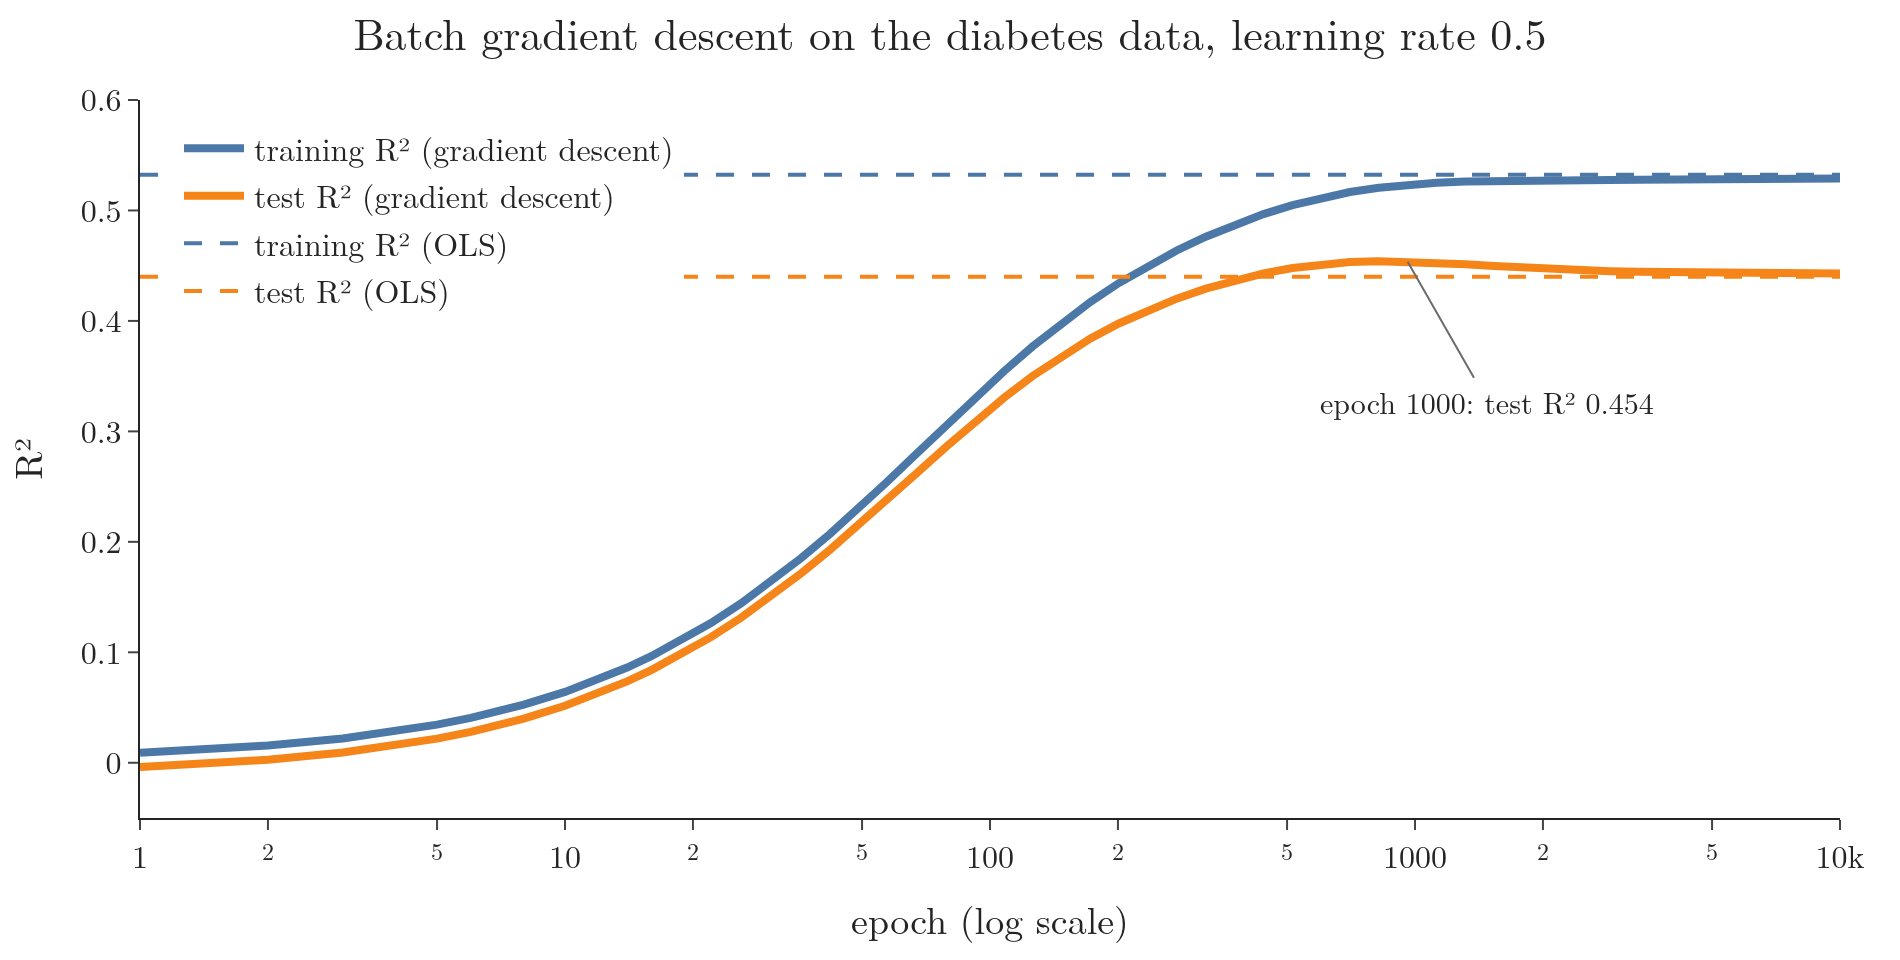

This figure's Python source:
"""Batch gradient descent on the diabetes data (learning rate 0.5): R2 on the training and test sets after each epoch,
against the exact OLS values (Plotly)."""
from pathlib import Path
import numpy as np
import plotly.graph_objects as go
from sklearn.datasets import load_diabetes
from sklearn.linear_model import LinearRegression
from sklearn.metrics import r2_score
from sklearn.model_selection import train_test_split

here = Path(__file__).parent
X, y = load_diabetes(return_X_y=True)
X_train, X_test, y_train, y_test = train_test_split(X, y, test_size=0.2, random_state=2)
ols = LinearRegression().fit(X_train, y_train)
b, w, lr = 0.0, np.ones(10), 0.5
epochs, tr, te = [], [], []
for e in range(1, 10001):
    err = y_train - (X_train @ w + b)
    b -= lr * (-2 * err.mean())
    w -= lr * (-2 * X_train.T @ err / len(X_train))
    if e in set(np.unique(np.logspace(0, 4, 60).astype(int))):
        epochs.append(e); tr.append(r2_score(y_train, X_train @ w + b)); te.append(r2_score(y_test, X_test @ w + b))
fig = go.Figure()
fig.add_trace(go.Scatter(x=epochs, y=tr, mode="lines", name="training R² (gradient descent)", line=dict(color="#4C78A8", width=4)))
fig.add_trace(go.Scatter(x=epochs, y=te, mode="lines", name="test R² (gradient descent)", line=dict(color="#F58518", width=4)))
for val, colour, name in ((ols.score(X_train, y_train), "#4C78A8", "training R² (OLS)"),
                          (ols.score(X_test, y_test), "#F58518", "test R² (OLS)")):
    fig.add_trace(go.Scatter(x=[1, 10000], y=[val, val], mode="lines", name=name, line=dict(color=colour, dash="dash", width=2)))
i1000 = epochs.index(min(epochs, key=lambda e: abs(e - 1000)))
fig.add_annotation(x=np.log10(epochs[i1000]), y=te[i1000], ax=40, ay=70, text=f"epoch 1000: test R² {te[i1000]:.3f}",
                   font=dict(size=15), arrowcolor="#6B6B6B")
fig.update_layout(template="simple_white", width=950, height=480, font=dict(family="Latin Modern Roman", size=16),
                  legend=dict(x=0.02, y=0.98), margin=dict(l=70, r=30, t=50, b=60),
                  title=dict(text="Batch gradient descent on the diabetes data, learning rate 0.5", x=0.5),
                  xaxis=dict(title="epoch (log scale)", type="log"), yaxis=dict(title="R²", range=[-0.05, 0.6]))
print("final", round(tr[-1], 4), round(te[-1], 4), "ols", round(ols.score(X_train, y_train), 4), round(ols.score(X_test, y_test), 4))
fig.write_image(here / "training_curve.png", scale=2)
fig.write_image(here / "training_curve.pdf")
